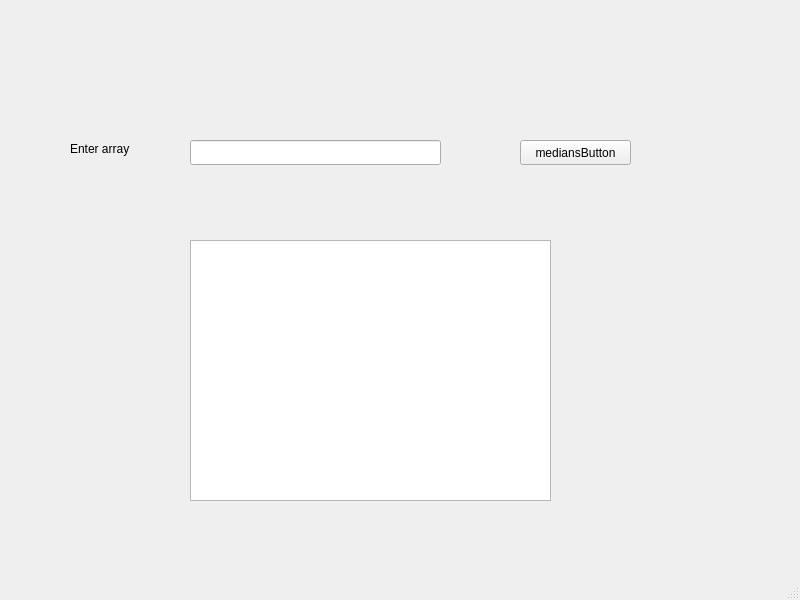
<?xml version="1.0" encoding="UTF-8"?>
<ui version="4.0">
 <class>MainWindow</class>
 <widget class="QMainWindow" name="MainWindow">
  <property name="geometry">
   <rect>
    <x>0</x>
    <y>0</y>
    <width>800</width>
    <height>600</height>
   </rect>
  </property>
  <property name="windowTitle">
   <string>MainWindow</string>
  </property>
  <widget class="QWidget" name="centralwidget">
   <widget class="QLabel" name="label">
    <property name="geometry">
     <rect>
      <x>70</x>
      <y>140</y>
      <width>81</width>
      <height>17</height>
     </rect>
    </property>
    <property name="text">
     <string>Enter array</string>
    </property>
   </widget>
   <widget class="QLineEdit" name="arrayInput">
    <property name="geometry">
     <rect>
      <x>190</x>
      <y>140</y>
      <width>251</width>
      <height>25</height>
     </rect>
    </property>
   </widget>
   <widget class="QPushButton" name="mediansButton">
    <property name="geometry">
     <rect>
      <x>520</x>
      <y>140</y>
      <width>111</width>
      <height>25</height>
     </rect>
    </property>
    <property name="text">
     <string>mediansButton</string>
    </property>
   </widget>
   <widget class="QTextEdit" name="output">
    <property name="geometry">
     <rect>
      <x>190</x>
      <y>240</y>
      <width>361</width>
      <height>261</height>
     </rect>
    </property>
   </widget>
  </widget>
  <widget class="QMenuBar" name="menubar">
   <property name="geometry">
    <rect>
     <x>0</x>
     <y>0</y>
     <width>800</width>
     <height>22</height>
    </rect>
   </property>
  </widget>
  <widget class="QStatusBar" name="statusbar"/>
 </widget>
 <resources/>
 <connections/>
</ui>
